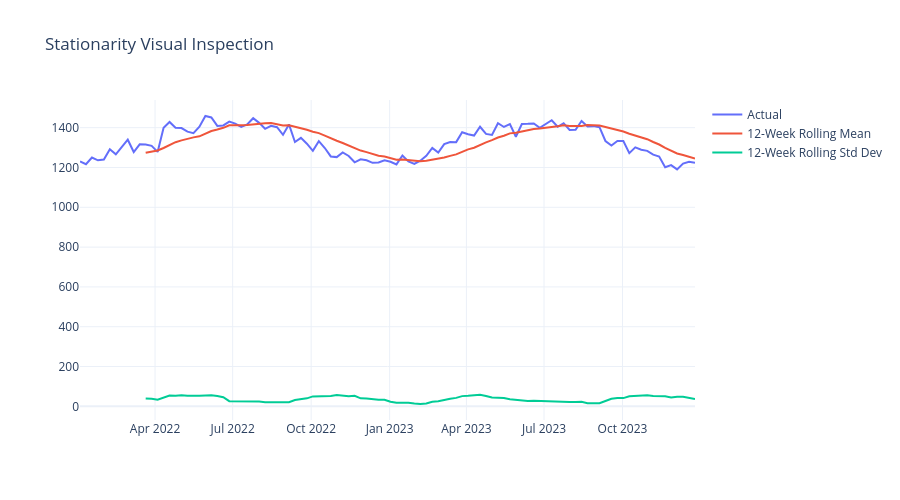

Here is the notebook cell this chart was saved with:
### Markdown cell above
STAIONARY TEST

### Code cell
# =====================================================
# Stationarity Visual Check
# =====================================================

rolling_mean = weekly_fuel["gallons"].rolling(window=12).mean()
rolling_std = weekly_fuel["gallons"].rolling(window=12).std()

fig = go.Figure()

fig.add_trace(
    go.Scatter(
        x=weekly_fuel.index,
        y=weekly_fuel["gallons"],
        name="Actual"
    )
)

fig.add_trace(
    go.Scatter(
        x=weekly_fuel.index,
        y=rolling_mean,
        name="12-Week Rolling Mean"
    )
)

fig.add_trace(
    go.Scatter(
        x=weekly_fuel.index,
        y=rolling_std,
        name="12-Week Rolling Std Dev"
    )
)

fig.update_layout(
    title="Stationarity Visual Inspection",
    template="plotly_white",
    height=500
)

fig.show()
